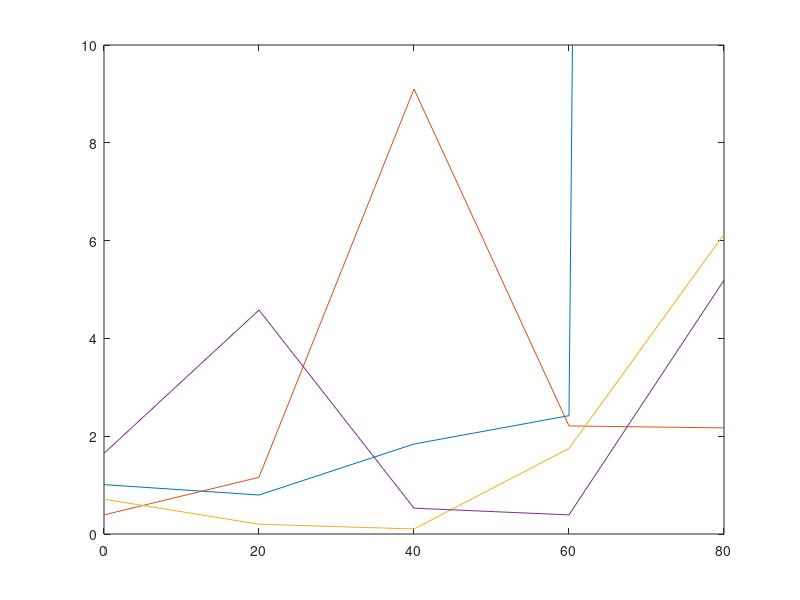

This chart was generated by the following MATLAB code:
accavg= [25.1 23.1 28.3 30.3 384.1;
            43.5 55.5 78.0 96.1 120.6;
            52.4 47.4 48.6 74.1 110.3;
            44.6 61.4 13.2 13.8 28.0];
x= [0 20 40 60 80];

stdvavg= [1.01 0.798 1.84 2.42 343.57;
          0.39 1.16 9.10 2.21 2.17;
          0.712 0.200 0.103 1.75 6.13;
          1.65 4.58 0.528 0.391 5.19];

%plot(x, accavg(1,:), x, accavg(2,:), x, accavg(3,:), x, accavg(4,:))

plot(x, stdvavg(1,:), x, stdvavg(2,:), x, stdvavg(3,:), x, stdvavg(4,:))
axis([0 80 0 10])